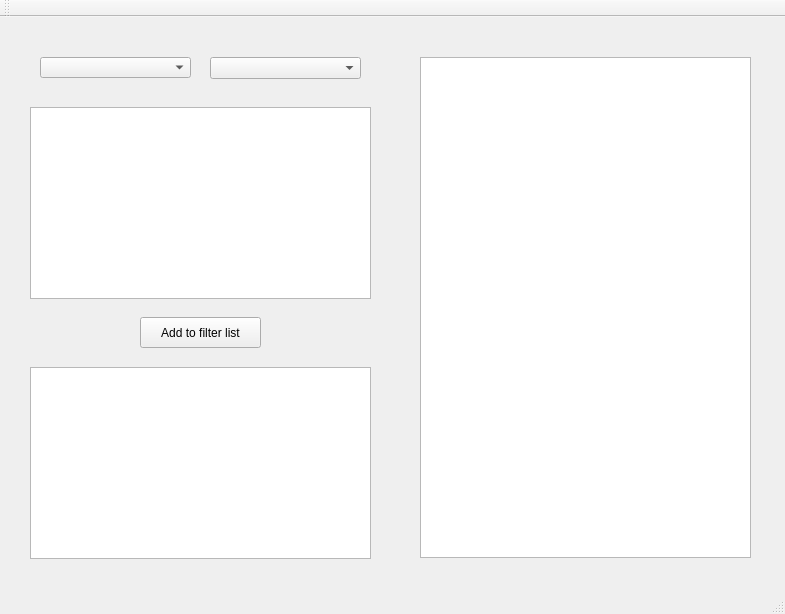
<?xml version="1.0" encoding="UTF-8"?>
<ui version="4.0">
 <class>MainWindow</class>
 <widget class="QMainWindow" name="MainWindow">
  <property name="geometry">
   <rect>
    <x>0</x>
    <y>0</y>
    <width>785</width>
    <height>614</height>
   </rect>
  </property>
  <property name="windowTitle">
   <string>MainWindow</string>
  </property>
  <widget class="QWidget" name="centralWidget">
   <widget class="QTreeWidget" name="dataTree">
    <property name="geometry">
     <rect>
      <x>420</x>
      <y>40</y>
      <width>331</width>
      <height>501</height>
     </rect>
    </property>
    <attribute name="headerVisible">
     <bool>false</bool>
    </attribute>
    <column>
     <property name="text">
      <string notr="true">1</string>
     </property>
    </column>
   </widget>
   <widget class="QColumnView" name="keyvalCols">
    <property name="geometry">
     <rect>
      <x>30</x>
      <y>90</y>
      <width>341</width>
      <height>192</height>
     </rect>
    </property>
   </widget>
   <widget class="QColumnView" name="keyvalFilterCols">
    <property name="geometry">
     <rect>
      <x>30</x>
      <y>350</y>
      <width>341</width>
      <height>192</height>
     </rect>
    </property>
   </widget>
   <widget class="QPushButton" name="addFilterBtn">
    <property name="geometry">
     <rect>
      <x>140</x>
      <y>300</y>
      <width>121</width>
      <height>31</height>
     </rect>
    </property>
    <property name="text">
     <string>Add to filter list</string>
    </property>
   </widget>
   <widget class="QComboBox" name="userCombo">
    <property name="geometry">
     <rect>
      <x>210</x>
      <y>40</y>
      <width>151</width>
      <height>22</height>
     </rect>
    </property>
   </widget>
   <widget class="QComboBox" name="groupCombo">
    <property name="geometry">
     <rect>
      <x>40</x>
      <y>40</y>
      <width>151</width>
      <height>21</height>
     </rect>
    </property>
   </widget>
  </widget>
  <widget class="QMenuBar" name="menuBar">
   <property name="geometry">
    <rect>
     <x>0</x>
     <y>0</y>
     <width>785</width>
     <height>21</height>
    </rect>
   </property>
  </widget>
  <widget class="QToolBar" name="mainToolBar">
   <attribute name="toolBarArea">
    <enum>TopToolBarArea</enum>
   </attribute>
   <attribute name="toolBarBreak">
    <bool>false</bool>
   </attribute>
  </widget>
  <widget class="QStatusBar" name="statusBar"/>
 </widget>
 <layoutdefault spacing="6" margin="11"/>
 <resources/>
 <connections/>
</ui>
